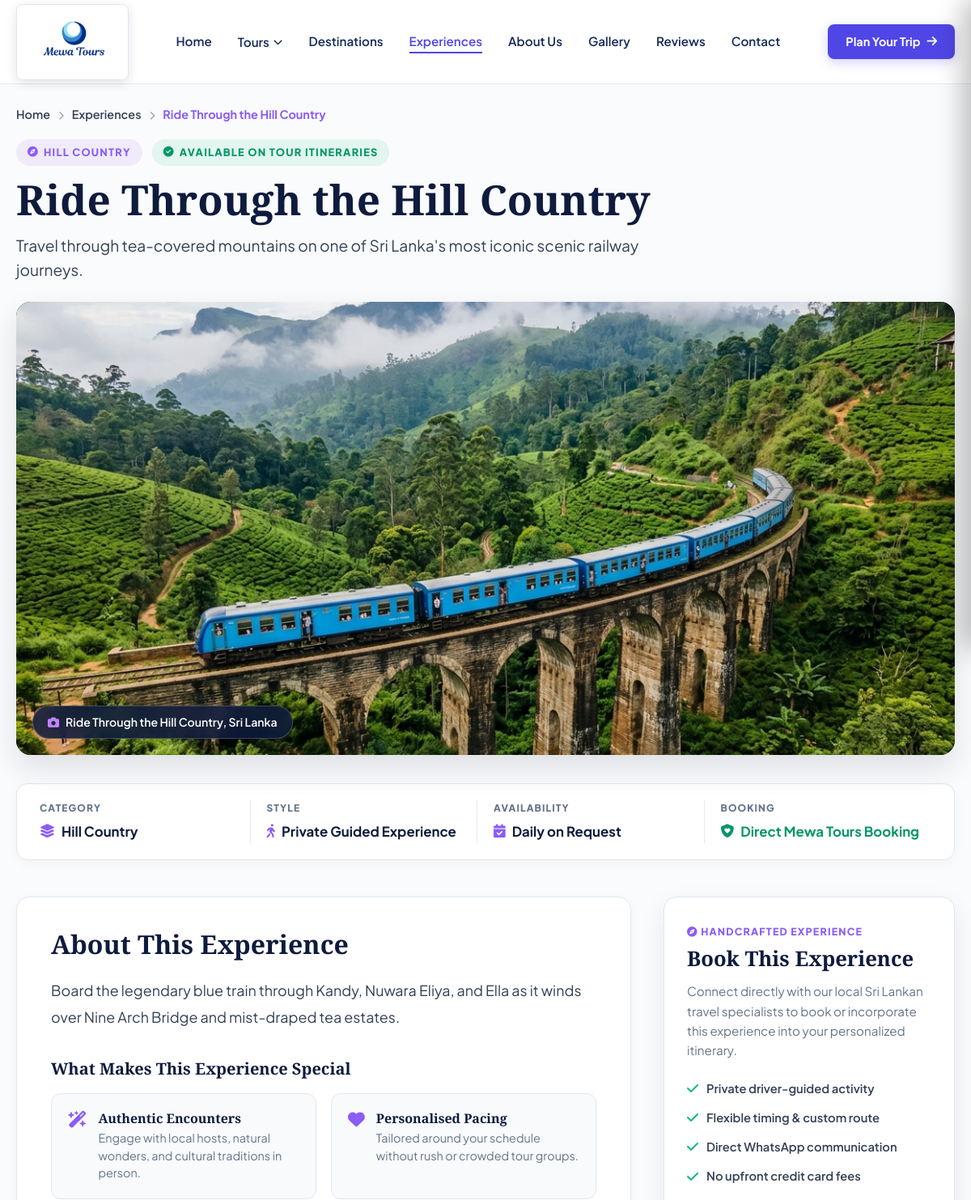
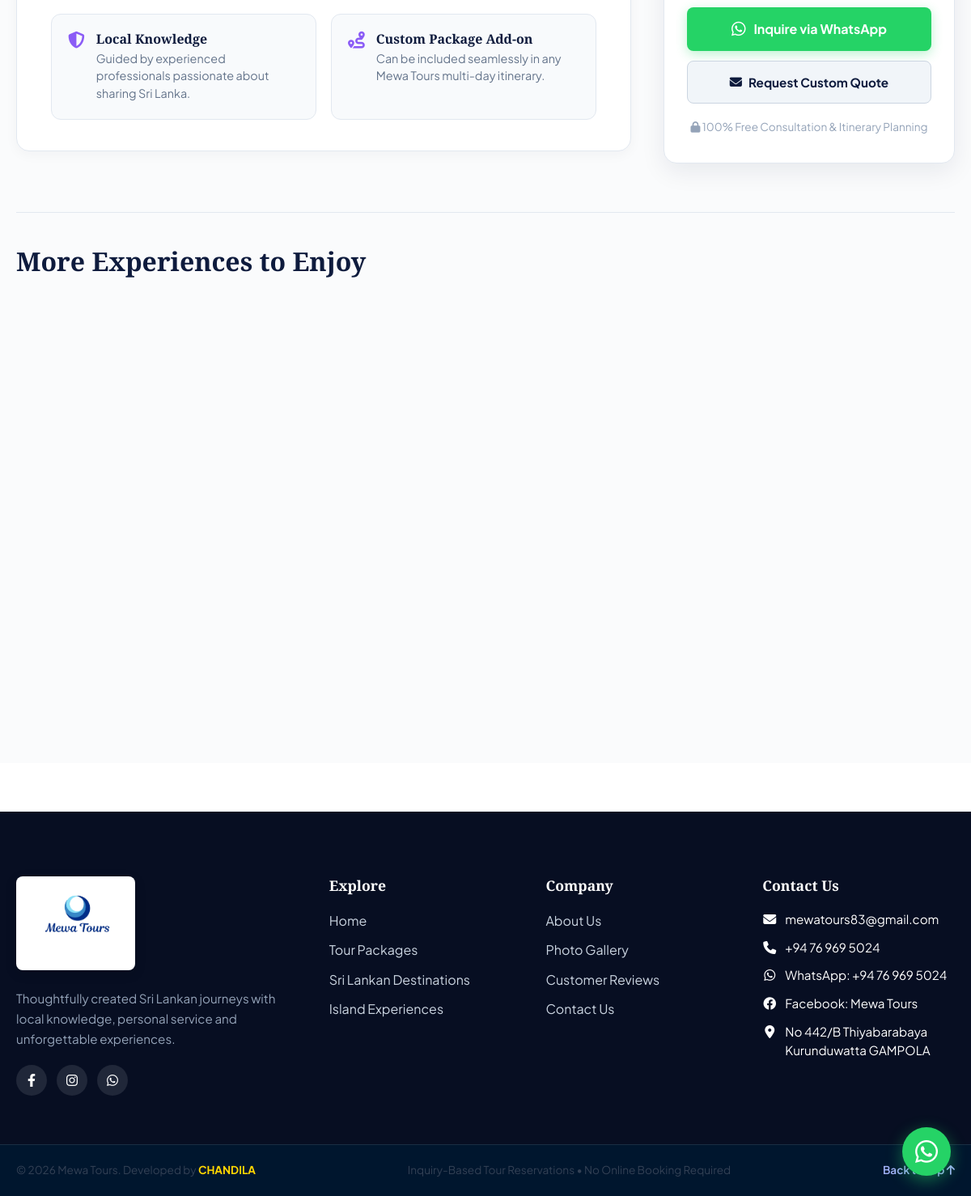
The page /experience-details.php?slug=ride-through-the-hill-country on the database its author committed (2 pictures, top to bottom).
### tables this page shows
CREATE TABLE `experiences` (
  `id` bigint(20) unsigned NOT NULL AUTO_INCREMENT,
  `category_id` bigint(20) unsigned DEFAULT NULL,
  `name` varchar(150) NOT NULL,
  `slug` varchar(170) NOT NULL,
  `short_description` text DEFAULT NULL,
  `description` longtext DEFAULT NULL,
  `featured_image` varchar(255) DEFAULT NULL,
  `status` enum('ACTIVE','INACTIVE') NOT NULL DEFAULT 'ACTIVE',
  `is_featured` tinyint(1) NOT NULL DEFAULT 0,
  `display_order` int(11) NOT NULL DEFAULT 0,
  `created_at` timestamp NOT NULL DEFAULT current_timestamp(),
  `updated_at` timestamp NOT NULL DEFAULT current_timestamp() ON UPDATE current_timestamp(),
  PRIMARY KEY (`id`),
  UNIQUE KEY `slug` (`slug`),
  KEY `idx_exp_slug` (`slug`),
  KEY `idx_exp_status` (`status`),
  KEY `fk_exp_category` (`category_id`),
  CONSTRAINT `fk_exp_category` FOREIGN KEY (`category_id`) REFERENCES `experience_categories` (`id`) ON DELETE SET NULL
);

CREATE TABLE `experience_categories` (
  `id` bigint(20) unsigned NOT NULL AUTO_INCREMENT,
  `name` varchar(100) NOT NULL,
  `slug` varchar(120) NOT NULL,
  `description` text DEFAULT NULL,
  `created_at` timestamp NOT NULL DEFAULT current_timestamp(),
  `updated_at` timestamp NOT NULL DEFAULT current_timestamp() ON UPDATE current_timestamp(),
  PRIMARY KEY (`id`),
  UNIQUE KEY `slug` (`slug`)
);

### views/client/experience-details.php (the view, shortened to what the rows shown need)
<?php
$heroImgSrc = !empty($experience['featured_image'])
    ? ((strpos($experience['featured_image'], 'http') === 0) ? $experience['featured_image'] : asset_url('images/' . e($experience['featured_image'])))
    : asset_url('images/experiences/hero-experiences-safari.jpg');
?>
<link rel="stylesheet" href="<?= asset_url('css/experiences.css') ?>">
<main class="exp-details-page">
    <div class="container">
        <nav class="exp-page-breadcrumb" aria-label="Breadcrumb">
            <ol>
                <li><a href="<?= base_url() ?>">Home</a></li>
                <li><i class="fa-solid fa-chevron-right"></i></li>
                <li><a href="<?= base_url('experiences') ?>">Experiences</a></li>
                <li><i class="fa-solid fa-chevron-right"></i></li>
                <li class="active"><?= e($experience['name']) ?></li>
            </ol>
        </nav>
        <header class="exp-page-header">
            <div class="exp-badge-row">
                <span class="exp-badge-pill">
                    <i class="fa-solid fa-compass"></i> <?= e($experience['category_name'] ?? 'Curated Activity') ?>
                </span>
                <span class="exp-badge-pill" style="background: rgba(16, 185, 129, 0.1); color: #059669;">
                    <i class="fa-solid fa-circle-check"></i> Available on Tour Itineraries
                </span>
            </div>
            <h1 class="exp-page-title"><?= e($experience['name']) ?></h1>
            <p class="exp-page-subtitle">
                <?= e($experience['short_description'] ?? 'Authentic handpicked Sri Lankan travel experience.') ?>
            </p>
        </header>
        <div class="exp-showcase-wrapper">
            <img src="<?= e($heroImgSrc) ?>"
                 alt="<?= e($experience['name']) ?> - Sri Lanka Experience"
                 class="exp-showcase-img"
                 onerror="this.src='https://images.unsplash.com/photo-1544979590-37e9b47eb705?auto=format&fit=crop&w=1600&q=80'">
            <div class="exp-showcase-badge">
                <i class="fa-solid fa-camera"></i> <?= e($experience['name']) ?>, Sri Lanka
            </div>
        </div>
        <div class="exp-quick-stats">
            <div class="stat-item">
                <span class="stat-label">CATEGORY</span>
                <span class="stat-value">
                    <i class="fa-solid fa-layer-group"></i> <?= e($experience['category_name'] ?? 'Adventure & Culture') ?>
                </span>
            </div>
        </div>
        <div class="exp-content-layout">
            <article class="exp-story-column">
                <h2 class="exp-story-heading">About This Experience</h2>
                <div class="exp-story-body">
                    <?= nl2br(e($experience['description'] ?? $experience['short_description'] ?? '')) ?>
                </div>
                <h3 class="exp-highlights-title">What Makes This Experience Special</h3>
                <div class="exp-highlight-grid">
                    <div class="exp-highlight-box">
                    </div>
                    <div class="exp-highlight-box">
                    </div>
                    <div class="exp-highlight-box">
                    </div>
                    <div class="exp-highlight-box">
                    </div>
                </div>
            </article>
        </div>
        <?php if (!empty($related_experiences)): ?>
        <section class="exp-related-section">
            <h2 class="exp-related-title">More Experiences to Enjoy</h2>
        </section>
        <?php endif; ?>
    </div>
</main>

### rows shown on the page
experiences: name "Ride Through the Hill Country", category.name "HILL COUNTRY", short_description "Travel through tea-covered mountains on one of Sri Lanka's most iconic scenic railway journeys.", featured_image (picture), category.name "Hill Country", description "Board the legendary blue train through Kandy, Nuwara Eliya, and Ella as it winds over Nine Arch Bridge and mist-draped tea estates."

### other values the page prints
$config['company']['email'] "mewatours83@gmail.com"
$config['company']['phone'] "+94 76 969 5024"
$config['company']['address'] "No 442/B Thiyabarabaya Kurunduwatta GAMPOLA"
